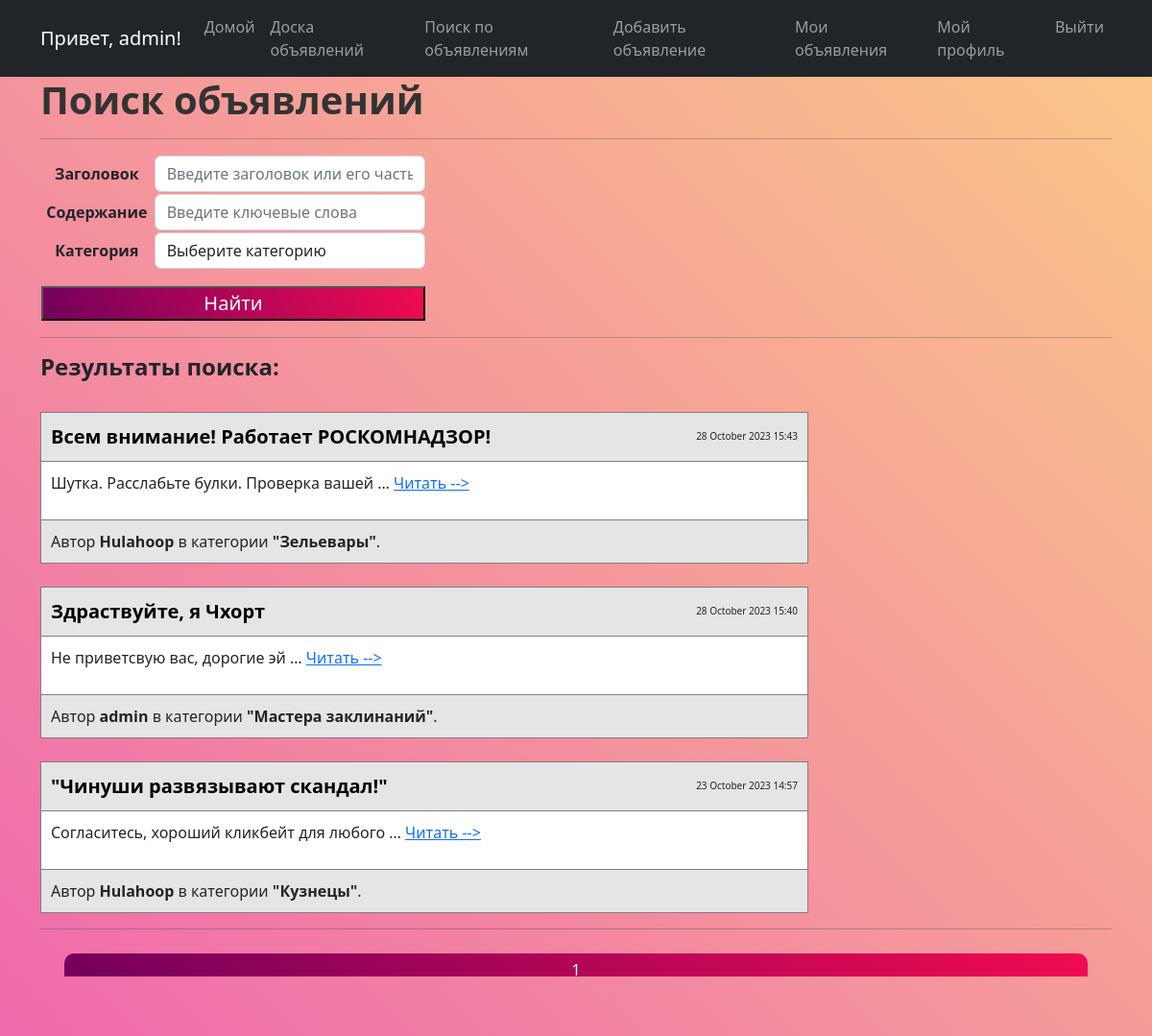
The app's page /board/search/ (signed in) with its own data.
### board/models.py (models this page shows, shortened)
class Post(models.Model):
    CATEGORY_LIST = [
        ("tank", "Танки"),
        ('heal', "Хилы"),
        ("dd", "ДД"),
        ("buyers", "Торговцы"),
        ("gildemaster", "Гилдмастеры"),
        ("quest", "Квестгиверы"),
        ("smith", "Кузнецы"),
        ("tanner", "Кожевники"),
        ("potion", "Зельевары"),
        ("spellmaster", "Мастера заклинаний"),
    ]
    author = models.ForeignKey(User, on_delete=models.CASCADE)
    title = models.CharField(max_length=128)
    body = RichTextField(blank=True, null=True)
    date_creation = models.DateTimeField(auto_now_add=True)
    category = models.CharField(max_length=20, choices=CATEGORY_LIST)

### board/views.py (the view)
# urls.py: path('search/', PostSearch.as_view(), name='post_search'),
class PostSearch(ListView):
    model = Post
    ordering = '-date_creation'
    template_name = 'post_search.html'
    context_object_name = 'Post_search'
    paginate_by = PostsList.paginate_by
    def get_context_data(self, **kwargs):
        context = super().get_context_data(**kwargs)
        context['filterset'] = self.filterset
        context['cat_list'] = Post.CATEGORY_LIST
        return context
    def get_queryset(self):
        queryset = super().get_queryset()
        self.filterset = PostsFilter(self.request.GET, queryset)
        return self.filterset.qs

### board/templatetags/custom_filters.py (called while the page is built)
@register.filter(takes_context=True)
def readable_category(category, **kwargs):
    for model_category in Post.CATEGORY_LIST:
        if category == model_category[0]:
            return model_category[1]

### templates/post_search.html (shortened to what this page needs)
{% extends 'flatpages/default.html' %}
{% load custom_tags %}
{% load custom_filters %}
{% block content %}
    <h1 align="left" style="color: #333333"><b>Поиск объявлений</b></h1>
    <hr>
    <form action="" method="get" >
        <table style="width:400px">
            <tr>
                <td>
                    <label for="{{ filterset.form.title.id_for_label}}"><b>Заголовок</b></label>
                </td>
                <td>
                    <input
                        id="{{ filterset.form.title.id }}"
                        name="{{ filterset.form.title.name }}"
                        value="{% if not filterset.form.title.value %}{% else %}{{ filterset.form.title.value }}{% endif %}"
                        class="form-control"
                        placeholder="Введите заголовок или его часть">
                </td>
            </tr>
            <tr>
                <td>
                    <label for="{{ filterset.form.body.id_for_label }}"><b>Содержание</b></label>
                </td>
                <td>
                    <input
                        id="{{ filterset.form.body.id }}"
                        name="{{ filterset.form.body.name }}"
                        value="{% if not filterset.form.body.value %}{% else %}{{ filterset.form.body.value }}{% endif %}"
                        class="form-control"
                        placeholder="Введите ключевые слова">
                </td>
            </tr>
            <tr>
                <td>
                    <label for="id_category"><b>Категория</b></label>
                </td>
                <td>
                    <select name="{{ filterset.form.category.name }}" id="category_id" class="form-control">
                        <option value="">Выберите категорию</option>
                    </select>
                </td>
            </tr>
            <tr>
                <td colspan="2">
                    <input type="submit" class="mt-3 btn-primary" value="Найти" style="width:400px; background: linear-gradient(245deg,#F00B51,#73005C); color: white; font-size: 20px" />
                </td>
            </tr>
        </table>
    </form>
    <hr>
    {% if Post_search %}
        <h4 align="left"><b>Результаты поиска:</b></h4>
        {% for post in Post_search %}
        <table width="800px" border="1px" cellspacing="10" cellpadding="10">
            <tr align="left" bgcolor="#E5E5E5"  style="border-bottom: 0.5px solid gray">
                <td valign="bottom" style="">
                    <a href="{% url 'post_view_from_search_page' post.id %}" style="text-decoration: none; font-size: 20px; color: #000000"><b>{{ post.title }}</b></a>
                </td>
                <td align="right" width="16%" style="font-size: 10px">
                    {{ post.date_creation|date:"d F Y H:i" }}
                </td>
            </tr>
            <tr bgcolor="#FFFFFF" style="border-bottom: 0.5px solid gray;">
                <td align="left" colspan="2">
                    {{ post.body|safe|truncatewords:5 }}
                    <a href="{{ post.id }}"> Читать --></a>
                </td>
            </tr>
            <tr align="left" bgcolor="#E5E5E5">
                <td colspan="2">Автор <b>{{ post.author }}</b> в категории <b>"{{post.category|readable_category }}"</b>.</td>
            </tr>
            <br>
        </table>
        {% endfor %}
    {% else %}
        <h2><b>К сожалению, по Вашему запросу ничего не найдено :(</b></h2>
    {% endif %}
    <hr>
    <div style="background: linear-gradient(245deg,#F00B51,#73005C); ; border-radius:10px; text-align: center; color: white; margin: 25px; padding: 5px">
       {{ page_obj.number }}
        <br>
            <h6 style="color: black">Всего страниц: {{page_obj.paginator.num_pages }} </h6>
    </div>
{% endblock content %}

### templates/flatpages/default.html (shortened to what this page needs)
<!DOCTYPE html>
<html lang="en">
    <head>
        {% load static %}
        {% load custom_tags %}
        <link href="{% static 'css/styles.css' %}" rel="stylesheet" />
    </head>
    <body style="background: linear-gradient(45deg,#EF69AD,#FBCA88); background-attachment: fixed;">
        <nav class="navbar navbar-expand-lg navbar-dark bg-dark static-top">
           <div class="container">
               {% if user.username %}
               <a class="navbar-brand">Привет, {{ user.username }}!</a>
               {% else %}
               <a class="navbar-brand" href="{% url 'account_signup' %}">Станьте частью сообщества!</a>
               {% endif %}
               <div class="collapse navbar-collapse" id="navbarResponsive">
                   <ul class="navbar-nav ml-auto">
                       <li class="nav-item active">
                           <a class="nav-link" href="/">Домой</a>
                       </li>
                       <li class="nav-item">
                           <a class="nav-link" href="/board/">Доска объявлений</a>
                       </li>
                       <li class="nav-item">
                           <a class="nav-link" href="{% url 'post_search' %}">Поиск по объявлениям</a>
                       </li>
                       {% if user.username %}
                       <li class="nav-item">
                           <a class="nav-link" href="{% url 'post_create' %}">Добавить объявление</a>
                       </li>
                       <li class="nav-item">
                           <a class="nav-link" href="{% url 'my_posts_list' %}">Мои объявления</a>
                       </li>
                       <li class="nav-item">
                           <a class="nav-link" href="/profile/">Мой профиль</a>
                       </li>
                       <li class="nav-item">
                           <a class="nav-link" href="{% url 'account_logout' %}">Выйти</a>
                       </li>
                       {% endif %}
                   </ul>
               </div>
           </div>
        </nav>
        <div class="container">
            <div class="row">
                <div class="col-lg-12 text-center">
                   {% block content %}
                   {% endblock content %}
               </div>
            </div>
        </div>
    </body>
</html>

### records on screen
Post: title "Всем внимание! Работает РОСКОМНАДЗОР!", date_creation "28 October 2023 15:43", body "Шутка. Расслабьте булки. Проверка вашей …", author "Hulahoop", category|readable_category "Зельевары"
Post: title "Здраствуйте, я Чхорт", date_creation "28 October 2023 15:40", body "Не приветсвую вас, дорогие эй …", author "admin", category|readable_category "Мастера заклинаний"
Post: title "\"Чинуши развязывают скандал!\"", date_creation "23 October 2023 14:57", body "Согласитесь, хороший кликбейт для любого …", author "Hulahoop", category|readable_category "Кузнецы"

### other values on screen
{{ user.username }} "admin"
{{ page_obj.number }} "1"
